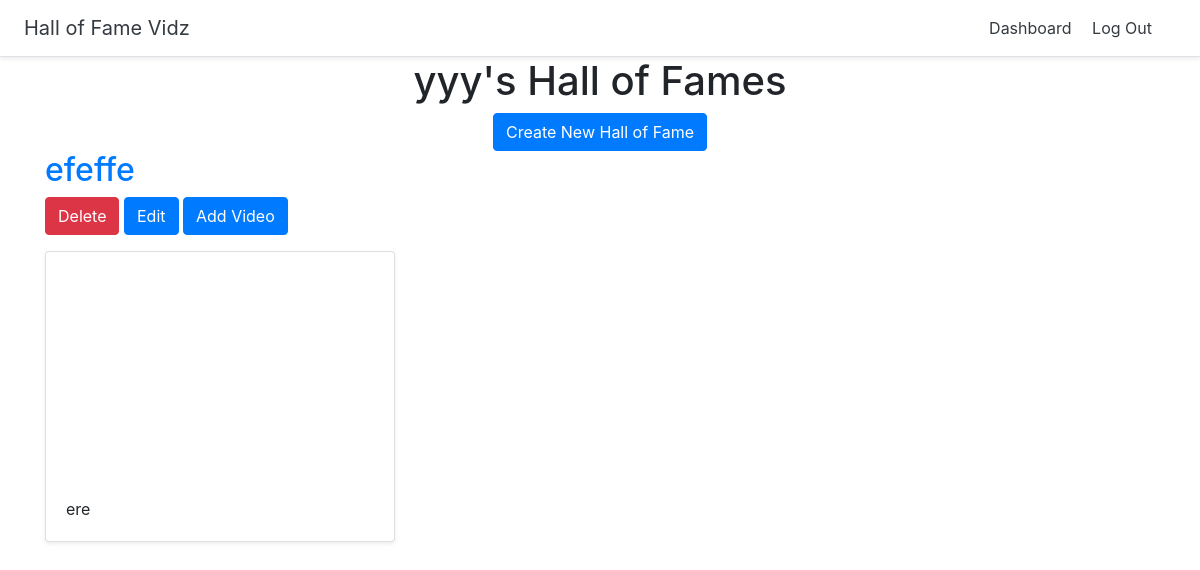
Before: /dashboard (signed in) with the older database file.
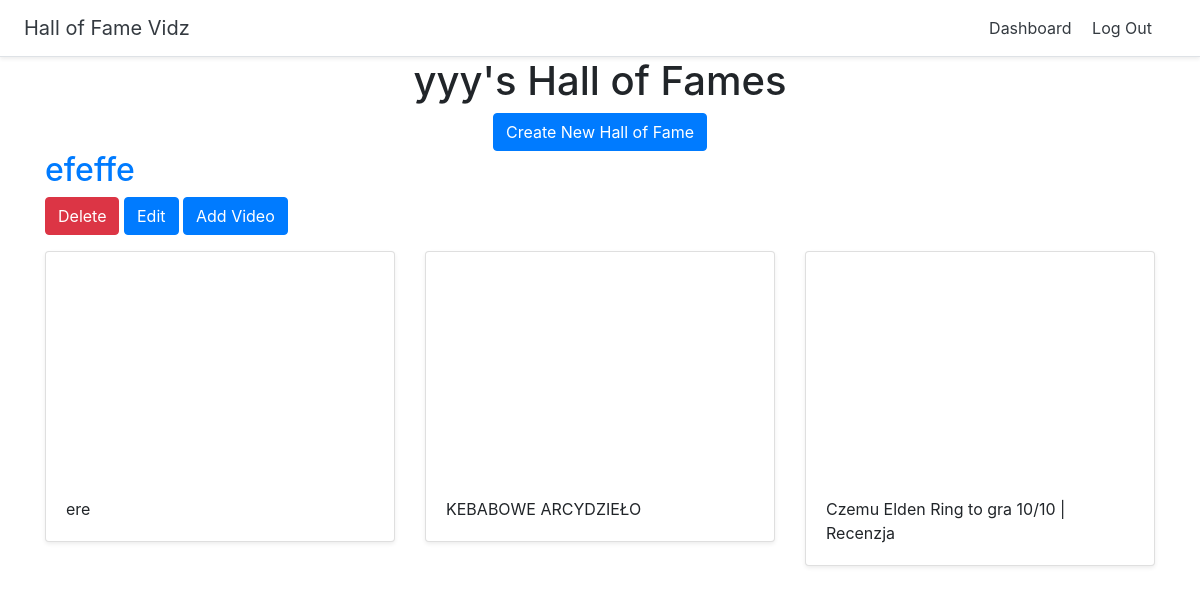
After: the same page with the newer database file.
### halls/models.py (models this page shows)
class Hall(models.Model):
    title = models.CharField(max_length=255)
    user = models.ForeignKey(User, on_delete=models.CASCADE)

class Video(models.Model):
    title = models.CharField(max_length=255)
    url = models.URLField()
    youtube_id = models.CharField(max_length=255)
    hall = models.ForeignKey(Hall, on_delete=models.CASCADE)

### halls/views.py (the view)
# urls.py: path('dashboard', views.dashboard, name='dashboard'),
def dashboard(request):
    halls = Hall.objects.filter(user=request.user)
    return render(request, 'halls/dashboard.html', {'halls':halls})

### halls/templates/halls/dashboard.html
{% extends 'halls/base.html' %}
{% block content %}
<div class="container">
  <div class="text-center">
    <h1>{{ user.username }}'s Hall of Fames</h1>
    <a href="{% url 'create_hall' %}" class="btn btn-primary">Create New Hall of Fame</a>
  </div>
    {% for hall in halls %}
<h2><a href="{% url 'detail_hall' hall.id %}">{{ hall.title }}</a></h2>
<a href="{% url 'delete_hall' hall.id %}" class="btn btn-danger">Delete</a>
<a href="{% url 'update_hall' hall.id %}" class="btn btn-primary">Edit</a>
<a href="{% url 'add_video' hall.id %}" class="btn btn-primary">Add Video</a>
    <div class="row">
      {% for video in hall.video_set.all %}
      <div class="col-md-4 mt-3">
        <div class="card mb-4 shadow-sm">
          <iframe width="100%" height="225" src="https://www.youtube.com/embed/{{ video.youtube_id }}" frameborder="0" allow="accelerometer; autoplay; encrypted-media; gyroscope; picture-in-picture" allowfullscreen></iframe>
          <div class="card-body">
            <p class="card-text">{{ video.title }}</p>
          </div>
        </div>
      </div>
      {% endfor %}
      </div>
    {% endfor %}
</div>
{% endblock %}

Changed rows visible on the page:
added Video: title "KEBABOWE ARCYDZIEŁO"
added Video: title "Czemu Elden Ring to gra 10/10 | Recenzja"
